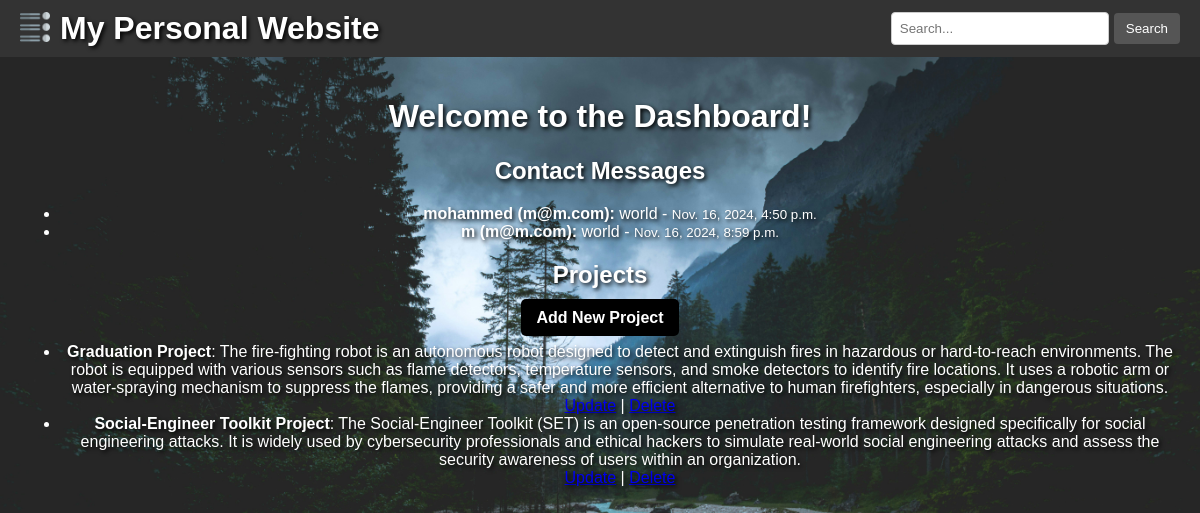
/dashboard/, run on the app's committed database.
### main/models.py (models this page shows, shortened)
class ContactMessage(models.Model):
    name = models.CharField(max_length=100)
    email = models.EmailField()
    message = models.TextField()
    created_at = models.DateTimeField(auto_now_add=True)

class Project(models.Model):
    title = models.CharField(max_length=200)
    description = models.TextField()
    image = models.ImageField(upload_to='projects/', null=True, blank=True)

### dashboard/views.py (the view)
# urls.py: path('dashboard/', include('dashboard.urls')),
def dashboard(request):
    items = DashboardItem.objects.all()
    projects = Project.objects.all()
    about_me = AboutMe.objects.first()
    contact_messages = ContactMessage.objects.all()
    context = {
        'items': items,
        'projects': projects,
        'about_me': about_me,
        'contact_messages': contact_messages,
    }
    return render(request, 'dashboard/dashboard.html', context)

### dashboard/templates/dashboard/dashboard.html
{% extends 'main/base.html' %}
{% block content %}
    <h1>Welcome to the Dashboard!</h1>
    <h2>Contact Messages</h2>
    {% if contact_messages %}
        <ul>
            {% for message in contact_messages %}
                <li><strong>{{ message.name }} ({{ message.email }}):</strong> {{ message.message }} - <small>{{ message.created_at }}</small></li>
            {% endfor %}
        </ul>
    {% else %}
        <p>No contact messages yet.</p>
    {% endif %}
    <h2>Projects</h2>
                <a href="{% url 'add_project' %}" class="add-project-link">Add New Project</a>
    {% if projects %}
        <ul>
            {% for project in projects %}
                <li><strong>{{ project.title }}</strong>: {{ project.description }}</li>
                <a href="{% url 'update_project' project.pk %}">Update</a> |
                <a href="{% url 'delete_project' project.pk %}">Delete</a>
            {% endfor %}
        </ul>
    {% else %}
        <p>No projects available.</p>
    {% endif %}
{% endblock %}

### static/css/styles.css (style rules this page uses)
body { font-family: Arial, sans-serif; margin: 0; padding: 0; color: white; text-shadow: 2px 2px 4px #000000; text-align:center; }
.add-project-link { background-color: black; color: white; padding: 10px 15px; border-radius: 5px; text-decoration: none; font-weight: bold; transition: background-color 0.3s ease }

### data on the page
ContactMessage: name "mohammed", email "m@m.com", message "world", created_at "Nov. 16, 2024, 4:50 p.m."
ContactMessage: name "m", email "m@m.com", message "world", created_at "Nov. 16, 2024, 8:59 p.m."
Project: title "Graduation Project", description "The fire-fighting robot is an autonomous robot designed to detect and extinguish fires in hazardous or hard-to-reach environments. The robot is equipped with various sensors such as flame detectors, temperature sensors, and smoke detectors to identify fire locations. It uses a robotic arm or water-spraying mechanism to suppress the flames, providing a safer and more efficient alternative to human firefighters, especially in dangerous situations."
Project: title "Social-Engineer Toolkit Project", description "The Social-Engineer Toolkit (SET) is an open-source penetration testing framework designed specifically for social engineering attacks. It is widely used by cybersecurity professionals and ethical hackers to simulate real-world social engineering attacks and assess the security awareness of users within an organization."
